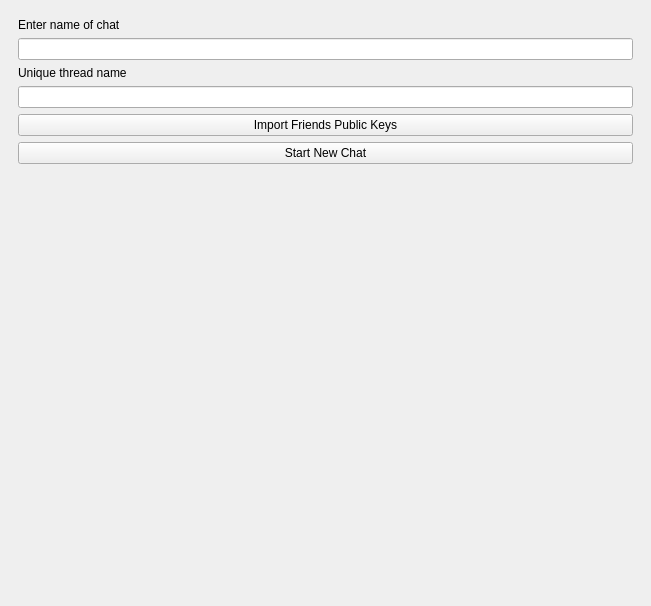
<?xml version="1.0" encoding="UTF-8"?>
<ui version="4.0">
 <class>newChatWindow</class>
 <widget class="QMainWindow" name="newChatWindow">
  <property name="geometry">
   <rect>
    <x>0</x>
    <y>0</y>
    <width>651</width>
    <height>606</height>
   </rect>
  </property>
  <property name="windowTitle">
   <string>MainWindow</string>
  </property>
  <widget class="QWidget" name="centralwidget">
   <layout class="QGridLayout" name="gridLayout">
    <item row="0" column="0" alignment="Qt::AlignTop">
     <widget class="QWidget" name="widget" native="true">
      <layout class="QGridLayout" name="gridLayout_2">
       <item row="5" column="0">
        <widget class="QPushButton" name="newChartStartButton">
         <property name="text">
          <string>Start New Chat</string>
         </property>
        </widget>
       </item>
       <item row="2" column="0">
        <widget class="QLabel" name="label_3">
         <property name="text">
          <string>Unique thread name</string>
         </property>
        </widget>
       </item>
       <item row="3" column="0">
        <widget class="QLineEdit" name="lineEdit_2"/>
       </item>
       <item row="0" column="0">
        <widget class="QLabel" name="label">
         <property name="text">
          <string>Enter name of chat</string>
         </property>
        </widget>
       </item>
       <item row="4" column="0">
        <widget class="QPushButton" name="newChatImportButton">
         <property name="text">
          <string>Import Friends Public Keys</string>
         </property>
        </widget>
       </item>
       <item row="1" column="0">
        <widget class="QLineEdit" name="newChatName"/>
       </item>
      </layout>
     </widget>
    </item>
   </layout>
  </widget>
 </widget>
 <resources/>
 <connections/>
</ui>
